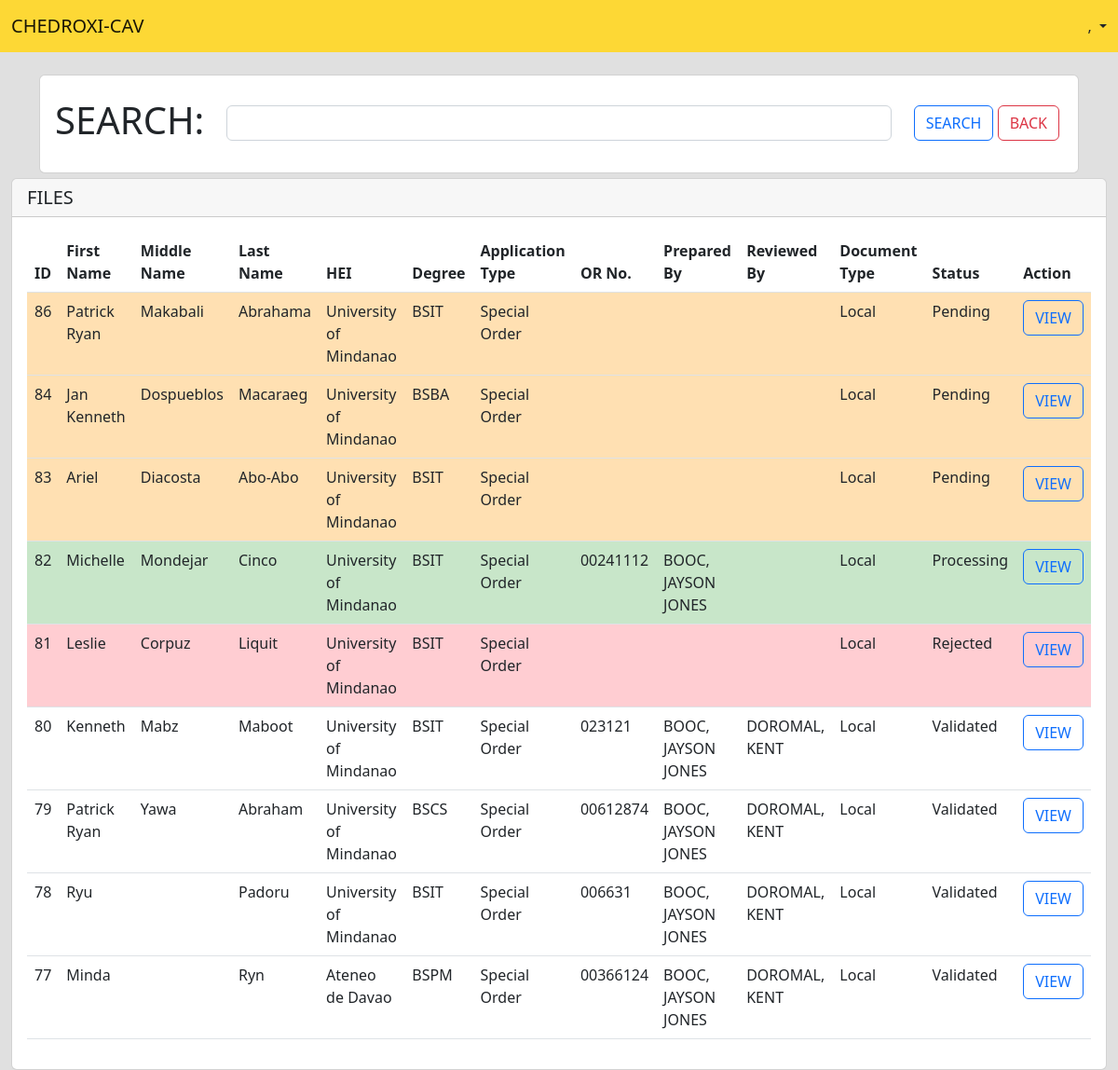
/pages/admin/pages/viewFiles.php, run on an earlier commit of the app's database.
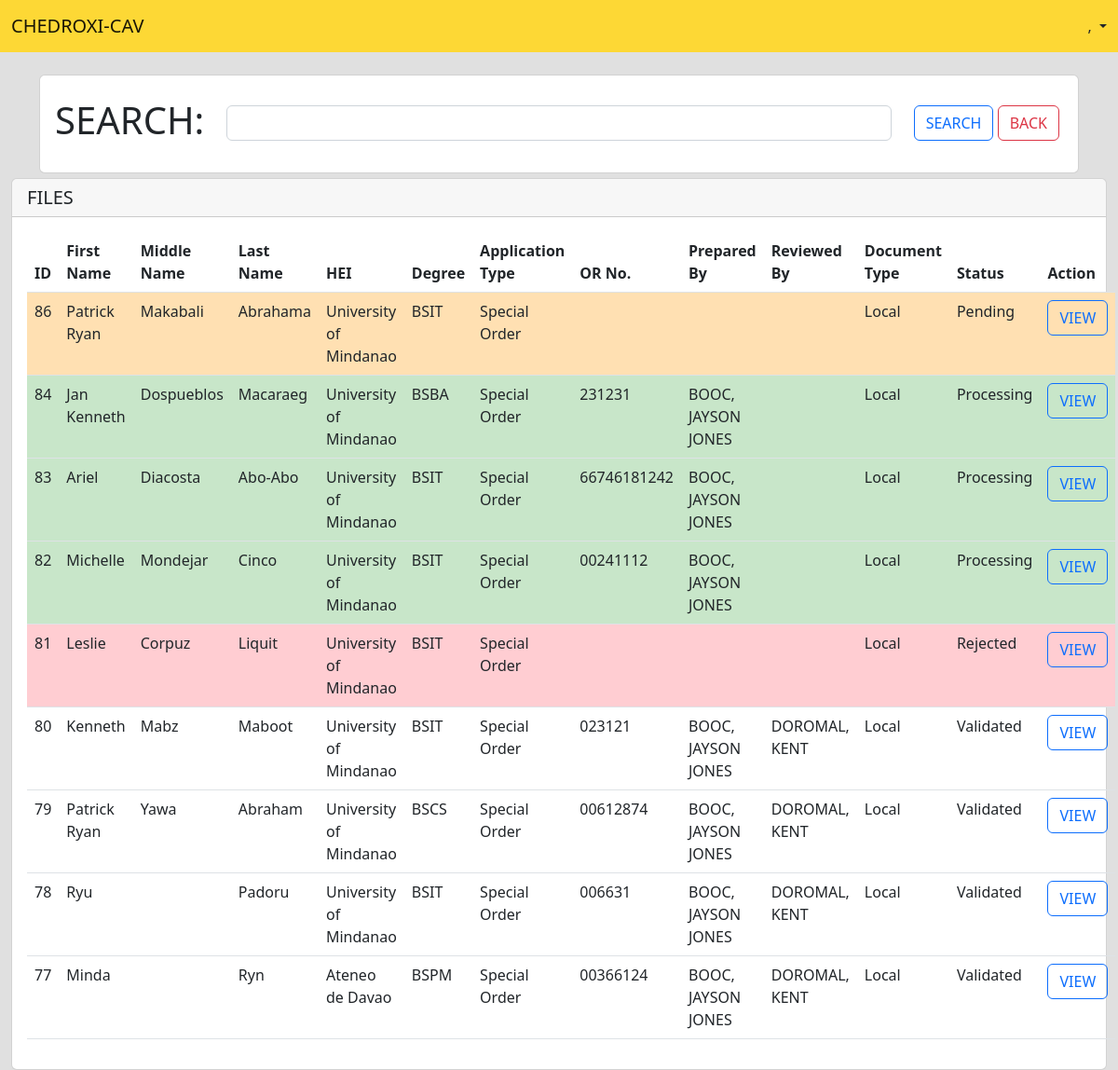
And on a later commit of the database.
### tables this page shows
CREATE TABLE `tbl_process` (
  `ID` int(11) NOT NULL,
  `schoolID` int(11) NOT NULL,
  `firstName` varchar(50) NOT NULL,
  `middleName` varchar(50) NOT NULL,
  `lastName` varchar(50) NOT NULL,
  `courseID` int(11) NOT NULL,
  `applicationType` varchar(20) NOT NULL,
  `mode` varchar(20) NOT NULL,
  `SOnumber` varchar(20) DEFAULT NULL,
  `graduationDate` varchar(30) NOT NULL,
  `syStarted` varchar(30) NOT NULL,
  `syEnded` varchar(30) NOT NULL,
  `documentType` varchar(10) NOT NULL,
  `requestLetter` blob NOT NULL,
  `indorsementLetter` blob NOT NULL,
  `tor` blob NOT NULL,
  `diploma` blob NOT NULL,
  `ORnumber` varchar(30) DEFAULT NULL,
  `preparedBy` varchar(50) DEFAULT NULL,
  `reviewedBy` varchar(50) DEFAULT NULL,
  `commissionerID` int(11) DEFAULT NULL,
  `status` varchar(11) NOT NULL,
  `created_at` date DEFAULT NULL,
  `updated_at` date DEFAULT NULL,
  `updatedby` varchar(50) DEFAULT NULL,
  `active` varchar(3) NOT NULL
);

CREATE TABLE `tbl_schools` (
  `schoolID` int(11) NOT NULL,
  `schoolDesc` varchar(50) NOT NULL,
  `schoolCity` varchar(30) NOT NULL,
  `active` varchar(3) NOT NULL
);

CREATE TABLE `tbl_courses` (
  `courseID` int(11) NOT NULL,
  `schoolID` int(11) NOT NULL,
  `courseTitle` varchar(30) NOT NULL,
  `courseDesc` varchar(50) NOT NULL,
  `active` varchar(3) NOT NULL
);

### pages/admin/pages/viewFiles.php (the view, shortened to what this page needs)
<?php
require_once "../../../modules/dbconnection.php";
$UID = $_SESSION['UID'];
$sql = "select * from tbl_users where userID='$UID' limit 1";
$result = mysqli_query($connection,$sql);
$fetch=mysqli_fetch_assoc($result);
$user = $fetch['lastname'] . ', ' . $fetch['firstname'];
$search = $_GET['search'];
$sql = "select a.id,firstname,middlename,lastname,schooldesc,coursetitle,applicationtype,ornumber,preparedby,reviewedby,documenttype,status from tbl_process a inner join tbl_schools b inner join tbl_courses c where a.schoolid=b.schoolid and a.courseid=c.courseid and (firstname like '%$search%' or lastname like '%$search%' or schooldesc like '%$search%' or status like '%$search%') and a.active='yes' order by a.id desc limit 10";
$result = mysqli_query($connection,$sql);
?>
<!doctype html>
<html>
    <head>
        <link href="https://cdn.jsdelivr.net/npm/bootstrap@5.2.1/dist/css/bootstrap.min.css" rel="stylesheet">
    </head>
    <body class="body-bg">
        <nav class="navbar fixed-top" style="background-color: #FDD835;">
            <div class="container-fluid">
                <a class="navbar-brand">CHEDROXI-CAV</a>
                <li class="nav-item dropdown d-flex">
                    <a class="nav-link dropdown-toggle" href="#" role="button" data-bs-toggle="dropdown" aria-expanded="false"><?= $user ?></a>
                </li>
            </div>
        </nav>
        <div class="container">
            <div class="card">
                <div class="card-body">
                    <form method='POST' action="../../../modules/admin-viewfiles-route.php">
                        <div class="row">
                            <div class="col-2 mt-2"><label class="form-label"><h1>SEARCH:</h1></label></div>
                            <div class="col-8 mt-3">
                                <input type="text" class="form-control" name="search">
                            </div>
                            <div class="col-2 mt-3">
                                <input type="submit" class="btn btn-outline-primary" value="SEARCH">
                                <a href="../index.php" class="btn btn-outline-danger">BACK</a>
                            </div>
                        </div>
                    </form>
                </div>
            </div>
        </div>
        <div class="container-fluid">
            <div class="card">
                <h5 class="card-header">FILES</h5>
                <div class="card-body">
                    <table class="table">
                        <thead>
                            <tr>
                                <th>ID</th>
                                <th>First Name</th>
                                <th>Middle Name</th>
                                <th>Last Name</th>
                                <th>HEI</th>
                                <th>Degree</th>
                                <th>Application Type</th>
                                <th>OR No.</th>
                                <th>Prepared By</th>
                                <th>Reviewed By</th>
                                <th>Document Type</th>
                                <th>Status</th>
                                <th>Action</th>
                            </tr>
                        </thead>
                        <tbody>
                            <?php while($fetch = mysqli_fetch_assoc($result)) { ?>
                                <tr <?php if ($fetch['status'] == 'Pending') {echo "style='background-color:#FFE0B2;'";} elseif ($fetch['status'] == 'Processing') {echo "style='background-color:#C8E6C9;'";} elseif ($fetch['status'] == 'Rejected') {echo "style='background-color:#FFCDD2;'";}?>>
                                    <td><?=$fetch['id']?></td>
                                    <td><?=$fetch['firstname']?></td>
                                    <td><?=$fetch['middlename']?></td>
                                    <td><?=$fetch['lastname']?></td>
                                    <td><?=$fetch['schooldesc']?></td>
                                    <td><?=$fetch['coursetitle']?></td>
                                    <td><?=$fetch['applicationtype']?></td>
                                    <td><?=$fetch['ornumber']?></td>
                                    <td><?=$fetch['preparedby']?></td>
                                    <td><?=$fetch['reviewedby']?></td>
                                    <td><?=$fetch['documenttype']?></td>
                                    <td><?=$fetch['status']?></td>
                                    <td><a href="viewFileDetails.php?id=<?=$fetch['id']?>" class="btn btn-outline-primary">VIEW</a></td>
                                </tr>
                            <?php } ?>
                        </tbody>
                    </table>
                </div>
            </div>
        </div>
    </body>
</html>

### pages/admin/pages/viewFiles.php (style rules this page uses)
.container { margin-top: 80px; margin-bottom: 5px; }
.body-bg { background-color:#E0E0E0; }

What changed in the data, as far as the page shows it:
changed tbl_process "Jan Kenneth": ORnumber (not shown) → "231231"; preparedBy (not shown) → "BOOC, JAYSON JONES"; status "Pending" → "Processing"
changed tbl_process "Ariel": ORnumber (not shown) → "66746181242"; preparedBy (not shown) → "BOOC, JAYSON JONES"; status "Pending" → "Processing"
